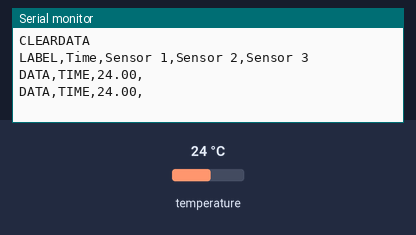
This sketch was run on a simulated Arduino Uno, built with avr-gcc and run on an emulated ATmega328P. Parts: the last lines printed to the serial monitor. Inputs (shaded band) come from the test bench; at power-on: temperature 24 °C.

Above: at 3.3 s.
3.4 s: temperature set to 12 °C
At 5.3 s:
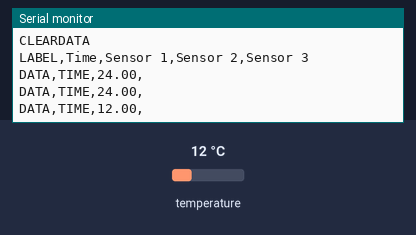
5.9 s: temperature set to 19 °C
At 6.6 s:
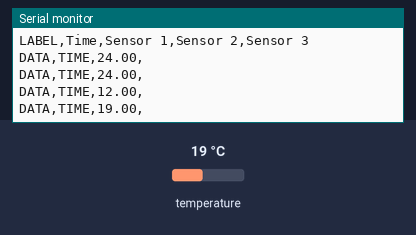
Timing chart, 0 to 8.9 s (numbered marks = the images above; inputs shaded):
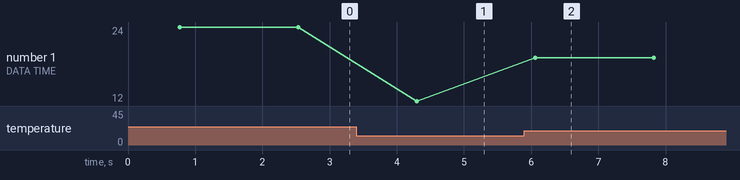

Measured:
- after the input at 3.4 s, the serial monitor: prints a new line after 0.90 s (image 1)
- after the input at 5.9 s, the serial monitor: prints a new line after 0.16 s (image 2)
- plotted number 1: 24 → 12 after the input at 3.4 s, 12 → 19 after the input at 5.9 s

The sketch:

three_temp_sensors.ino
```cpp
#include <OneWire.h>
#include <DallasTemperature.h>

// Data wire is connected to Arduino digital pin 2
#define ONE_WIRE_BUS 2

// Setup a oneWire instance to communicate with any OneWire devices
OneWire oneWire(ONE_WIRE_BUS);

// Pass our oneWire reference to Dallas Temperature.
DallasTemperature sensors(&oneWire);

void setup() {
  // Start serial communication for debugging
  Serial.begin(9600);

  // Start the DS18B20 sensor
  sensors.begin();

  // Print the header for PLX-DAQ
  Serial.println("CLEARDATA");
  Serial.println("LABEL,Time,Sensor 1,Sensor 2,Sensor 3");
}

void loop() {
  // Request temperature readings from all sensors
  sensors.requestTemperatures();

  // Print temperature readings to the Serial Monitor
  Serial.print("DATA,TIME,");
  for (int i = 0; i < sensors.getDeviceCount(); i++) {
    Serial.print(sensors.getTempCByIndex(i));
    Serial.print(",");
  }
  Serial.println();

  // Wait for 1 second before taking another reading
  delay(1000);
}
```
